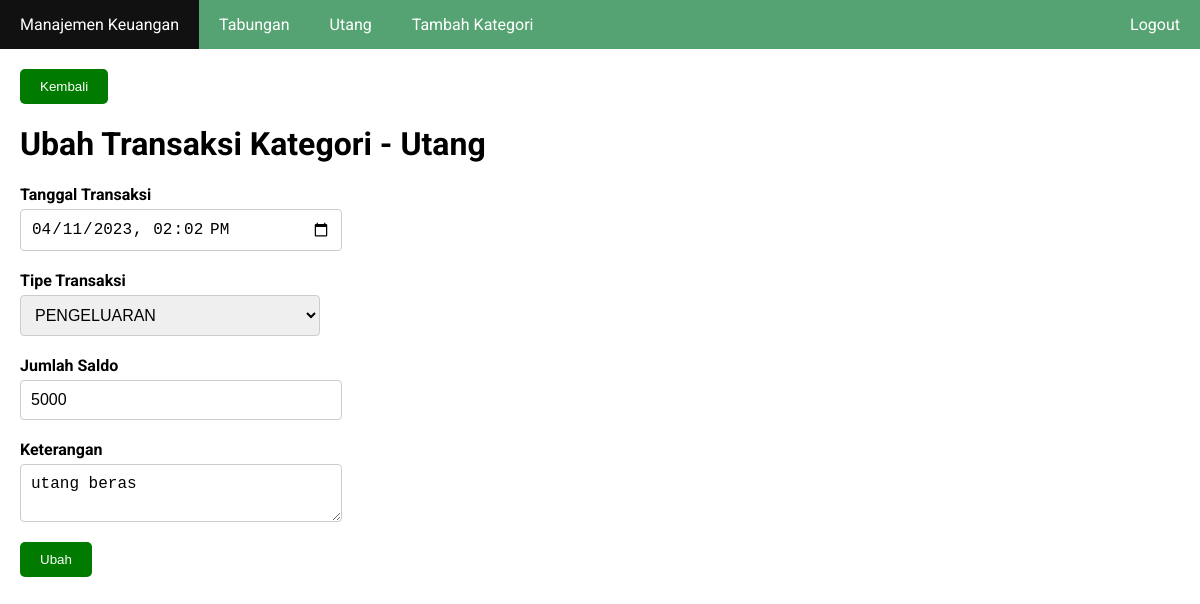
Screenshot of /ubah_transaksi.php?id_kategori=4&id_transaksi=6 (signed in) with the database file from the repository.
### tables this page shows
CREATE TABLE `kategori` (
  `id_kategori` int(11) NOT NULL,
  `kategori` varchar(100) NOT NULL,
  `id_user` int(11) NOT NULL
);

CREATE TABLE `transaksi` (
  `id_transaksi` int(11) NOT NULL,
  `tanggal_transaksi` datetime NOT NULL,
  `tipe_transaksi` enum('PEMASUKAN','PENGELUARAN') NOT NULL,
  `saldo` int(11) NOT NULL,
  `keterangan` text DEFAULT NULL,
  `id_kategori` int(11) NOT NULL,
  `id_user` int(11) NOT NULL
);

### ubah_transaksi.php (the view, shortened to what this page needs)
<?php
require_once 'koneksi.php';
$id_user = $_SESSION['id_user'];
$id_kategori = $_GET['id_kategori'];
$kategori = mysqli_query($koneksi, "SELECT * FROM kategori WHERE id_user = '$id_user'");
$data_kategori = mysqli_fetch_assoc(mysqli_query($koneksi, "SELECT * FROM kategori WHERE id_user = '$id_user' AND id_kategori = '$id_kategori'"));
$id_transaksi = $_GET['id_transaksi'];
$data_transaksi = mysqli_fetch_assoc(mysqli_query($koneksi, "SELECT * FROM transaksi WHERE id_user = '$id_user' AND id_transaksi = '$id_transaksi'"));
?>
<!DOCTYPE html>
<html>
<head>
  <?php include_once 'include_head.php'; ?>
</head>
<body>
	<?php include_once 'include_nav.php'; ?>
	<div class="container">
		<button type="button" onclick="return window.history.back()" class="button">Kembali</button>
		<h1>Ubah Transaksi Kategori - <?= $data_kategori['kategori']; ?></h1>
		<form method="post">
			<div class="form-group">
				<label for="tanggal_transaksi" class="form-label">Tanggal Transaksi</label>
				<input type="datetime-local" name="tanggal_transaksi" id="tanggal_transaksi" class="form-input" required value="<?= $data_transaksi['tanggal_transaksi']; ?>">
			</div>
			<div class="form-group">
				<label for="tipe_transaksi" class="form-label">Tipe Transaksi</label>
				<select name="tipe_transaksi" id="tipe_transaksi" class="form-input">
					<option value="<?= $data_transaksi['tipe_transaksi']; ?>"><?= $data_transaksi['tipe_transaksi']; ?></option>
				</select>
			</div>
			<div class="form-group">
				<label for="saldo" class="form-label">Jumlah Saldo</label>
				<input type="number" name="saldo" id="saldo" class="form-input" required min="0" value="<?= $data_transaksi['saldo']; ?>">
			</div>
			<div class="form-group">
				<label for="keterangan" class="form-label">Keterangan</label>
				<textarea name="keterangan" id="keterangan" class="form-input" placeholder="(Opsional)"><?= strip_tags($data_transaksi['keterangan']); ?></textarea>
			</div>
			<div class="form-group">
				<button type="submit" name="btnUbah" class="button">Ubah</button>
			</div>
		</form>
	</div>
</body>
</html>

### include_nav.php
<nav>
  <ul>
    <li><a href="index.php">Manajemen Keuangan</a></li>
    <?php foreach ($kategori as $dk): ?>
    	<li><a href="kategori.php?id_kategori=<?= $dk['id_kategori']; ?>"><?= $dk['kategori']; ?></a></li>
    <?php endforeach ?>
    <li><a href="tambah_kategori.php">Tambah Kategori</a></li>
    <li class="right"><a href="logout.php">Logout</a></li>
  </ul>
</nav>

### style.css (style rules this page uses)
body { font-family: 'Roboto', sans-serif; padding: 0; margin: 0; }
.button { background-color: #007B00; border: 0px; border-radius: 5px; padding: 10px 20px; color: white; text-decoration: none; }
nav { background-color: #55A372; overflow: hidden; }
nav ul { margin: 0; padding: 0; list-style: none; }
nav li { float: left; }
nav li a { display: block; color: white; text-align: center; padding: 15px 20px; text-decoration: none; }
nav li.right { float: right; }
.container { max-width: 1200px; margin: 0 auto; padding: 20px; }
.form-group { margin-bottom: 20px; }
.form-label { display: block; margin-bottom: 5px; font-weight: bold; }
.form-input { display: block; width: 300px; padding: 10px; border: 1px solid #ccc; border-radius: 4px; font-size: 16px; }

### rows the page displays
kategori: kategori "Tabungan"
kategori: kategori "Utang"
transaksi: tanggal_transaksi "04/11/2023 14:02", tipe_transaksi "PENGELUARAN", saldo "5000", keterangan "utang beras"
